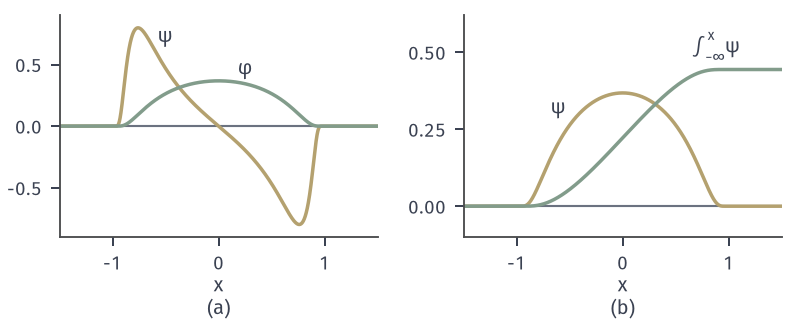

Reproduce this figure in Python.
from pathlib import Path
import sys
ROOT = next(p for p in Path(__file__).resolve().parents if (p/'build.sh').is_file() and (p/'tex/book.tex').is_file())
sys.path.insert(0, str(ROOT/'figures/00-shared/mathematical-preliminaries-upper/00-shared/comprehension-figures'))
from support import figure, save, BLUE, GREEN, YELLOW, RED, PURPLE, INK, MUTED, GRID, BLUE_FILL, GREEN_FILL, YELLOW_FILL, RED_FILL, PURPLE_FILL
import numpy as np

def bump(t):
    """psi(t)=exp(-1/(1-t^2)) on |t|<1 and 0 elsewhere."""
    t = np.asarray(t, float); out = np.zeros_like(t); m = np.abs(t) < 1
    out[m] = np.exp(-1/(1-t[m]**2)); return out
C1 = 0.44399381623014  # integral of psi over [-1,1]
def rho(t, eps=1.0):
    """1-D mollifier rho_eps(t)=rho(t/eps)/eps."""
    return bump(np.asarray(t, float)/eps)/C1/eps
def mollify(fun, x, eps, n=4001):
    """f_eps(x)=int rho_eps(z) f(x-z) dz by the midpoint rule on [-eps,eps]."""
    z = (np.arange(n)+.5)/n*2*eps-eps; dz = 2*eps/n
    return np.array([np.sum(rho(z, eps)*fun(xi-z))*dz for xi in np.atleast_1d(x)])
def letters(fig, axes, y=.02):
    for ax, s in zip(axes, ['(a)', '(b)', '(c)']):
        p = ax.get_position(); fig.text((p.x0+p.x1)/2, y, s, ha='center', va='bottom')
fig, axes = figure(width_mm=112, height_mm=46, ncols=2)
fig.set_layout_engine(None); fig.subplots_adjust(left=.075, right=.985, top=.95, bottom=.27, wspace=.27)
x = np.linspace(-1.5, 1.5, 6001); dx = x[1]-x[0]
B = bump(x); dB = np.gradient(B, dx); PB = np.cumsum(B)*dx
a = axes[0]; a.axhline(0, color=MUTED, lw=.85); a.plot(x, dB, color=YELLOW, lw=1.4); a.plot(x, B, color=GREEN, lw=1.4)
a.text(-.5, .68, r'$\psi$', ha='center'); a.text(.18, .42, r'$\varphi$', ha='left')
a.set_xlim(-1.5, 1.5); a.set_ylim(-.9, .9); a.set_xticks([-1, 0, 1]); a.set_yticks([-.5, 0, .5]); a.set_xlabel('$x$', labelpad=1)
a.spines['bottom'].set_position(('data', -.9))
b = axes[1]; b.axhline(0, color=MUTED, lw=.85); b.plot(x, B, color=YELLOW, lw=1.4); b.plot(x, PB, color=GREEN, lw=1.4)
b.text(-.68, .3, r'$\psi$', ha='left'); b.text(.65, .47, r'$\int_{-\infty}^x\psi$', ha='left', va='bottom')
b.set_xlim(-1.5, 1.5); b.set_ylim(-.1, .62); b.set_xticks([-1, 0, 1]); b.set_yticks([0, .25, .5]); b.set_xlabel('$x$', labelpad=1)
b.spines['bottom'].set_position(('data', -.1))
letters(fig, axes)
save(fig, Path(__file__).resolve().parent, 'figure', {'formula': "(a) phi=exp(-1/(1-x^2)), psi=phi'; (b) psi=exp(-1/(1-x^2)), primitive by cumulative sum"})
